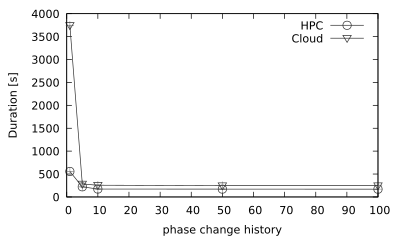

Reproduce this figure in gnuplot.
#set term png size 800,400
#set output 'by-phhist-duration.png'

set terminal pdf size 4,2.4
set output 'by-phhist-duration.pdf'

#x axis formatting
set xlabel 'phase change history'

#y axis formatting
set ylabel 'Duration [s]'

# styles
set style line 1 \
    linecolor rgb '#303030' \
    linetype 1 linewidth 1.0 \
    pointtype 6 pointsize 1.0
set style line 2 \
    linecolor rgb '#303030' \
    linetype 1 linewidth 1.0 \
    pointtype 25 pointsize 1.0
set style line 3 \
    linecolor rgb '#A0A0A0' \
    linetype 1 linewidth 1
set style line 4 \
    linecolor rgb '#303030' \
    linetype 1 linewidth 1.0 \
    pointtype 17 pointsize 1.0

set autoscale

plot \
    "by-phhist-duration-hpc.csv" using 1:2:3 with errorbars ls 3 notitle, "" using 1:2 with linespoints ls 1 title 'HPC', \
    "by-phhist-duration-uninet.csv" using 1:2:3 with errorbars ls 3 notitle, "" using 1:2 with linespoints ls 2 title 'Cloud'
